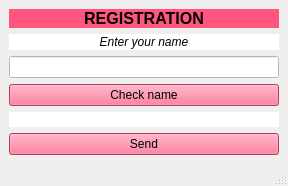
<?xml version="1.0" encoding="UTF-8"?>
<ui version="4.0">
 <class>MainRegistration</class>
 <widget class="QMainWindow" name="MainRegistration">
  <property name="geometry">
   <rect>
    <x>0</x>
    <y>0</y>
    <width>288</width>
    <height>186</height>
   </rect>
  </property>
  <property name="minimumSize">
   <size>
    <width>288</width>
    <height>186</height>
   </size>
  </property>
  <property name="windowTitle">
   <string>MainWindow</string>
  </property>
  <widget class="QWidget" name="centralwidget">
   <layout class="QGridLayout" name="gridLayout_2">
    <item row="0" column="0">
     <layout class="QGridLayout" name="gridLayout">
      <item row="1" column="0">
       <widget class="QLabel" name="name_label">
        <property name="styleSheet">
         <string notr="true">background-color: rgb(255, 255, 255);</string>
        </property>
        <property name="text">
         <string>&lt;html&gt;&lt;head/&gt;&lt;body&gt;&lt;p align=&quot;center&quot;&gt;&lt;span style=&quot; font-size:9pt; font-style:italic;&quot;&gt;Enter your name&lt;/span&gt;&lt;/p&gt;&lt;/body&gt;&lt;/html&gt;</string>
        </property>
       </widget>
      </item>
      <item row="2" column="0">
       <widget class="QLineEdit" name="input_name">
        <property name="styleSheet">
         <string notr="true">background-color: rgb(255, 255, 255);</string>
        </property>
       </widget>
      </item>
      <item row="0" column="0">
       <widget class="QLabel" name="reg_label">
        <property name="styleSheet">
         <string notr="true">background-color: rgb(255, 85, 127);</string>
        </property>
        <property name="text">
         <string>&lt;html&gt;&lt;head/&gt;&lt;body&gt;&lt;p align=&quot;center&quot;&gt;&lt;span style=&quot; font-size:12pt; font-weight:600;&quot;&gt;REGISTRATION&lt;/span&gt;&lt;/p&gt;&lt;/body&gt;&lt;/html&gt;</string>
        </property>
       </widget>
      </item>
      <item row="3" column="0">
       <widget class="QPushButton" name="check_btn">
        <property name="styleSheet">
         <string notr="true">background-color: rgb(255, 85, 127);</string>
        </property>
        <property name="text">
         <string>Check name</string>
        </property>
       </widget>
      </item>
      <item row="4" column="0">
       <widget class="QLabel" name="check_label">
        <property name="styleSheet">
         <string notr="true">background-color: rgb(255, 255, 255);</string>
        </property>
        <property name="text">
         <string/>
        </property>
       </widget>
      </item>
      <item row="5" column="0">
       <widget class="QPushButton" name="send_btn">
        <property name="styleSheet">
         <string notr="true">background-color: rgb(255, 85, 127);</string>
        </property>
        <property name="text">
         <string>Send</string>
        </property>
       </widget>
      </item>
     </layout>
    </item>
   </layout>
  </widget>
  <widget class="QMenuBar" name="menubar">
   <property name="geometry">
    <rect>
     <x>0</x>
     <y>0</y>
     <width>288</width>
     <height>18</height>
    </rect>
   </property>
  </widget>
  <widget class="QStatusBar" name="statusbar"/>
 </widget>
 <resources/>
 <connections/>
</ui>
